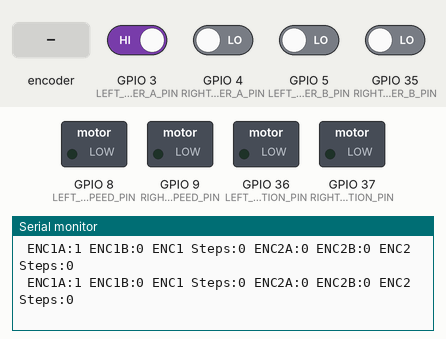
The program below on a simulated ESP32. Parts: switched loads named in the program (green lamp = pin HIGH), the last lines printed to the serial monitor. The test bench sets the inputs (shaded band); at power-on: GPIO 3 (LEFT_MOTOR_ENCODER_A_PIN) HIGH, GPIO 4 (RIGHT_MOTOR_ENCODER_A_PIN), GPIO 5 (LEFT_MOTOR_ENCODER_B_PIN), GPIO 35 (RIGHT_MOTOR_ENCODER_B_PIN) LOW.

Above: at 1.2 s.
1.3 s: rotary encoder on GPIO 3 (LEFT_MOTOR_ENCODER_A_PIN) / GPIO 5 (LEFT_MOTOR_ENCODER_B_PIN) turned 2 steps (second pin leading)
At 2.1 s:
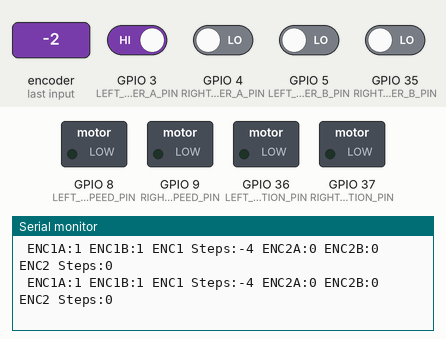
4.7 s: rotary encoder on GPIO 3 (LEFT_MOTOR_ENCODER_A_PIN) / GPIO 5 (LEFT_MOTOR_ENCODER_B_PIN) turned 3 steps (first pin leading)
At 5.4 s:
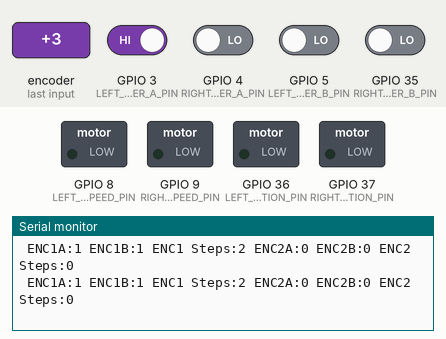
Timing chart, 0 to 6.5 s (numbered marks = the images above; inputs shaded):
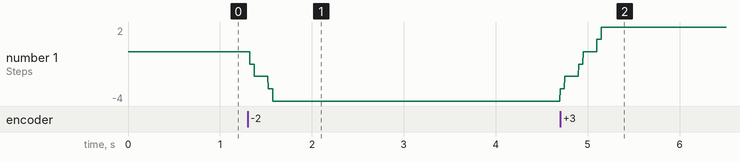

Measured:
- after the input at 1.3 s, the serial monitor: prints a new line at once (image 1)
- after the input at 4.7 s, the serial monitor: prints a new line at once (image 2)
- plotted number 1: 0 → -3 after the input at 1.3 s

The program:

main.cpp
```cpp
// (licence header left out)
//  ██████╗ ██████╗  ██████╗      ██╗███████╗ ██████╗████████╗
//  ██╔══██╗██╔══██╗██╔═══██╗     ██║██╔════╝██╔════╝╚══██╔══╝
//  ██████╔╝██████╔╝██║   ██║     ██║█████╗  ██║        ██║
//  ██╔═══╝ ██╔══██╗██║   ██║██   ██║██╔══╝  ██║        ██║
//  ██║     ██║  ██║╚██████╔╝╚█████╔╝███████╗╚██████╗   ██║
//  ╚═╝     ╚═╝  ╚═╝ ╚═════╝  ╚════╝ ╚══════╝ ╚═════╝   ╚═╝
//
//   █████╗    ██╗        ██╗   ███████╗   ███╗   ██╗
//  ██╔══██╗   ██║        ██║   ██╔════╝   ████╗  ██║
//  ███████║   ██║        ██║   █████╗     ██╔██╗ ██║
//  ██╔══██║   ██║        ██║   ██╔══╝     ██║╚██╗██║
//  ██║  ██║██╗███████╗██╗██║██╗███████╗██╗██║ ╚████║██╗
//  ╚═╝  ╚═╝╚═╝╚══════╝╚═╝╚═╝╚═╝╚══════╝╚═╝╚═╝  ╚═══╝╚═╝

// Ascii text generated at https://patorjk.com/software/taag/
// Font used - ANSI Shadow

#include <Arduino.h>

#include "systemInfo.h"

#define TEST_ENCODERS true
#define TEST_MOTORS false

int leftMotorSteps = 0;
int rightMotorSteps = 0;

void leftMotorISR() {
    if (digitalRead(LEFT_MOTOR_ENCODER_A_PIN) !=
        digitalRead(LEFT_MOTOR_ENCODER_B_PIN)) {
        leftMotorSteps++;
    } else {
        leftMotorSteps--;
    }
}

void rightMotorISR() {
    if (digitalRead(RIGHT_MOTOR_ENCODER_A_PIN) !=
        digitalRead(RIGHT_MOTOR_ENCODER_B_PIN)) {
        rightMotorSteps++;
    } else {
        rightMotorSteps--;
    }
}

void setup() {
    Serial.begin(SERIAL_BAUD_RATE);

    // Setup left motor encoders.
    pinMode(LEFT_MOTOR_ENCODER_A_PIN, INPUT);
    pinMode(LEFT_MOTOR_ENCODER_B_PIN, INPUT);

    // Setup left motor drive.
    pinMode(LEFT_MOTOR_DIRECTION_PIN, OUTPUT);
    pinMode(LEFT_MOTOR_SPEED_PIN, OUTPUT);

    // Setup right motor encoders.
    pinMode(RIGHT_MOTOR_ENCODER_A_PIN, INPUT);
    pinMode(RIGHT_MOTOR_ENCODER_B_PIN, INPUT);

    // Setup right motor drive.
    pinMode(RIGHT_MOTOR_DIRECTION_PIN, OUTPUT);
    pinMode(RIGHT_MOTOR_SPEED_PIN, OUTPUT);

    // Attach the interrupt service routines.
    attachInterrupt(digitalPinToInterrupt(LEFT_MOTOR_ENCODER_A_PIN),
                    leftMotorISR, CHANGE);
    attachInterrupt(digitalPinToInterrupt(RIGHT_MOTOR_ENCODER_A_PIN),
                    rightMotorISR, CHANGE);
}

void loop() {
    if (TEST_ENCODERS) {
        // Print the encoder values.
        Serial.print(" ENC1A:");
        Serial.print(digitalRead(LEFT_MOTOR_ENCODER_A_PIN));
        Serial.print(" ENC1B:");
        Serial.print(digitalRead(LEFT_MOTOR_ENCODER_B_PIN));
        Serial.print(" ENC1 Steps:");
        Serial.print(leftMotorSteps);

        Serial.print(" ENC2A:");
        Serial.print(digitalRead(RIGHT_MOTOR_ENCODER_A_PIN));
        Serial.print(" ENC2B:");
        Serial.print(digitalRead(RIGHT_MOTOR_ENCODER_B_PIN));
        Serial.print(" ENC2 Steps:");
        Serial.println(rightMotorSteps);
    }

    if (TEST_MOTORS) {
        // Drive forwards.
        digitalWrite(LEFT_MOTOR_DIRECTION_PIN, HIGH);
        digitalWrite(RIGHT_MOTOR_DIRECTION_PIN, HIGH);

        // Ramp up the motor speed.
        for (int i = 0; i < 255; i++) {
            analogWrite(LEFT_MOTOR_SPEED_PIN, i);
            analogWrite(RIGHT_MOTOR_SPEED_PIN, i);
            delay(10);
        }

        delay(1000);

        // Ramp down the motor speed.
        for (int i = 255; i > 0; i--) {
            analogWrite(LEFT_MOTOR_SPEED_PIN, i);
            analogWrite(RIGHT_MOTOR_SPEED_PIN, i);
            delay(10);
        }

        // Drive backwards.
        digitalWrite(LEFT_MOTOR_DIRECTION_PIN, LOW);
        digitalWrite(RIGHT_MOTOR_DIRECTION_PIN, LOW);

        // Ramp up the motor speed.
        for (int i = 0; i < 255; i++) {
            analogWrite(LEFT_MOTOR_SPEED_PIN, i);
            analogWrite(RIGHT_MOTOR_SPEED_PIN, i);
            delay(10);
        }

        delay(1000);

        // Ramp down the motor speed.
        for (int i = 255; i > 0; i--) {
            analogWrite(LEFT_MOTOR_SPEED_PIN, i);
            analogWrite(RIGHT_MOTOR_SPEED_PIN, i);
            delay(10);
        }
    }
}
```

systemInfo.h
```cpp
// (licence header left out)
#ifndef SYSTEM_INFO_H
#define SYSTEM_INFO_H

// Serial
#define SERIAL_BAUD_RATE 230400

// Motors
// Left (Motor 1)
#define LEFT_MOTOR_DIRECTION_PIN A0
#define LEFT_MOTOR_SPEED_PIN D9
#define LEFT_MOTOR_ENCODER_A_PIN D2
#define LEFT_MOTOR_ENCODER_B_PIN D4

// Right (Motor 2)
#define RIGHT_MOTOR_DIRECTION_PIN A1
#define RIGHT_MOTOR_SPEED_PIN D10
#define RIGHT_MOTOR_ENCODER_A_PIN D3
#define RIGHT_MOTOR_ENCODER_B_PIN A7

#endif  // SYSTEM_INFO_H
```
